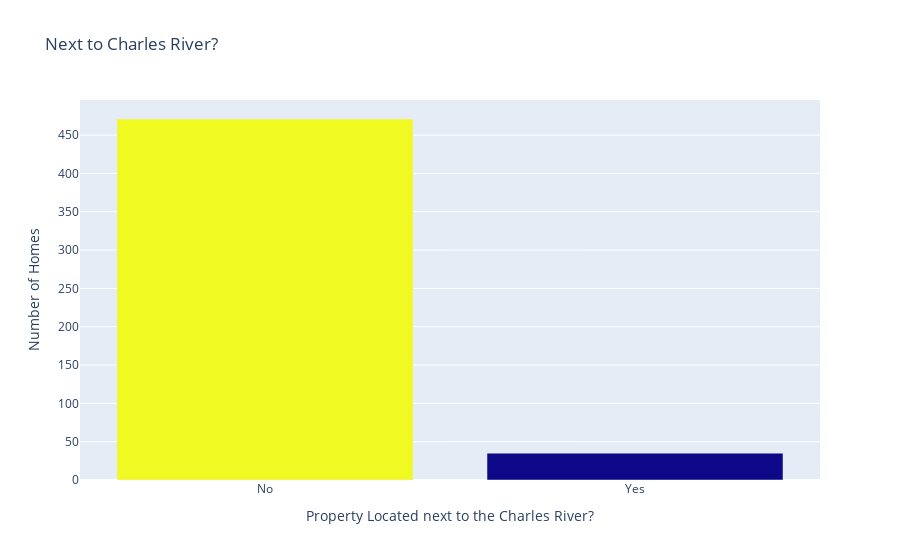

The code cell stored with this chart in its notebook:
### Code cell
chas_bar = px.bar(
    data_frame=data,
    x=['No','Yes'],
    y=chas_values,
    color=chas_values,
    title='Next to Charles River?'
)

chas_bar.update_layout(
    xaxis_title = 'Property Located next to the Charles River?',
    yaxis_title = 'Number of Homes',
    coloraxis_showscale = False
)

### Figure 1 — Plotly figure (JSON) as saved in the notebook; plotly's stock layout.template omitted (floating-point values rounded to 4 significant figures)
{"data": [{"hovertemplate": "x=%{x}<br>y=%{y}<br>color=%{marker.color}<extra></extra>", "legendgroup": "", "marker": {"color": [471, 35], "coloraxis": "coloraxis", "pattern": {"shape": ""}}, "name": "", "orientation": "v", "showlegend": false, "textposition": "auto", "type": "bar", "x": ["No", "Yes"], "xaxis": "x", "y": [471, 35], "yaxis": "y"}], "layout": {"barmode": "relative", "coloraxis": {"colorbar": {"title": {"text": "color"}}, "colorscale": [[0, "#0d0887"], [0.1111, "#46039f"], [0.2222, "#7201a8"], [0.3333, "#9c179e"], [0.4444, "#bd3786"], [0.5556, "#d8576b"], [0.6667, "#ed7953"], [0.7778, "#fb9f3a"], [0.8889, "#fdca26"], [1, "#f0f921"]], "showscale": false}, "legend": {"tracegroupgap": 0}, "title": {"text": "Next to Charles River?"}, "xaxis": {"anchor": "y", "domain": [0, 1], "title": {"text": "Property Located next to the Charles River?"}}, "yaxis": {"anchor": "x", "domain": [0, 1], "title": {"text": "Number of Homes"}}}}
